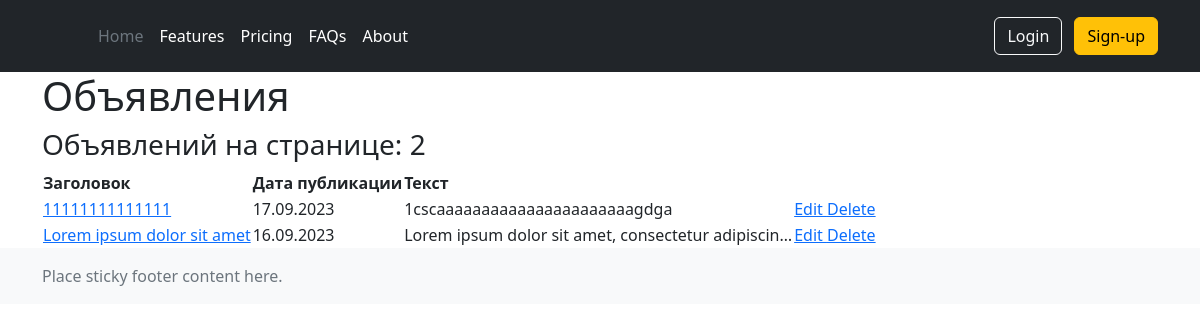
The page / on the database its author committed.
### board/models.py (models this page shows, shortened)
class Post(models.Model):
    author = models.ForeignKey(Author, on_delete=models.CASCADE)
    TANKS = 'TA'
    HEALERS = 'HE'
    DAMAGEDEALERS = 'DD'
    MERCHANTS = 'ME'
    GUILDMASTERS = 'GM'
    QUESTGIVERS = 'QG'
    BLACKSMITHS = 'BS'
    TANNERS = 'TS'
    POTIONMASTERS = 'PM'
    SPELLMASTERS = 'SM'
    CATEGORY_CHOICES = (
        (TANKS, 'Танки'),
        (HEALERS, 'Хилы'),
        (DAMAGEDEALERS, 'ДД'),
        (MERCHANTS, 'Торговцы'),
        (GUILDMASTERS, 'Гилдмастеры'),
        (QUESTGIVERS, 'Квестгиверы'),
        (BLACKSMITHS, 'Кузнецы'),
        (TANNERS, 'Кожевники'),
        (POTIONMASTERS, 'Зельевары'),
        (SPELLMASTERS, 'Мастера заклинаний')
    )
    category = models.CharField(max_length=2, choices=CATEGORY_CHOICES, default=TANKS)
    creationDate = models.DateTimeField(auto_now_add=True)
    title = models.CharField(max_length=128)
    text = models.TextField()
    img = models.ImageField(upload_to='images_uploaded', null=True, blank=True)
    video = models.FileField(upload_to='images_uploaded', null=True, blank=True,
                             validators=[FileExtensionValidator(allowed_extensions=['MOV', 'avi', 'mp4', 'webm', 'mkv'])
                                         ])

### board/views.py (the view)
# urls.py: path('', PostList.as_view(), name='posts'),
class PostList(ListView):
    model = Post
    template_name = 'posts/posts.html'
    context_object_name = 'posts'
    queryset = Post.objects.order_by('-id')
    ordering = ['-id']
    paginate_by = 5

### board/templates/posts/posts.html (shortened to what this page needs)
{% extends 'layout/base.html' %}
{% block content %}
<h1>Объявления</h1>
<h3>Объявлений на странице: {{ posts|length }}</h3>
    {% if posts %}
        <table>
            <tr>
                <th scope="col">
                    Заголовок
                </th>
                <th scope="col">
                    Дата публикации
                </th>
                <th scope="col">
                    Текст
                </th>
            </tr>
        {% for post in posts %}
               <tr>
                   <td>
                       <a href="{% url 'board:post_detail' post.id %}">
                            {{ post.title }}
                       </a>
                  </td>
                   <td>
                       {{ post.creationDate|date:'d.m.Y' }}
                   </td>
                   <td>
                       {{ post.text|truncatechars:50}}
                   </td>
                   <td>
                        <a href="{% url 'board:post_update' post.id %}">
                            Edit
                        </a>
                        <a href="{% url 'board:post_delete' post.id %}">
                            Delete
                        </a>
                    </td>
               </tr>
        {% endfor %}
        </table>
    {% else %}
         <h3>Пока объявлений нет</h3>
    {% endif %}
{% endblock content %}

### rows shown on the page
Post: title "11111111111111", creationDate "17.09.2023", text "1cscaaaaaaaaaaaaaaaaaaaaaagdga"
Post: title "Lorem ipsum dolor sit amet", creationDate "16.09.2023", text "Lorem ipsum dolor sit amet, consectetur adipiscin…"

### other values the page prints
{{ posts|length }} "2"
